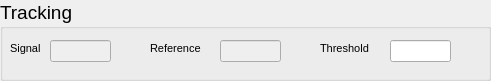
   <widget class="QGroupBox" name="groupBox_3">
    <property name="geometry">
     <rect>
      <x>10</x>
      <y>510</y>
      <width>491</width>
      <height>81</height>
     </rect>
    </property>
    <property name="font">
     <font>
      <pointsize>14</pointsize>
     </font>
    </property>
    <property name="title">
     <string>Tracking</string>
    </property>
    <widget class="QWidget" name="trackingMPL" native="true">
     <property name="geometry">
      <rect>
       <x>510</x>
       <y>80</y>
       <width>41</width>
       <height>31</height>
      </rect>
     </property>
    </widget>
    <widget class="QLineEdit" name="lineEditSig">
     <property name="enabled">
      <bool>false</bool>
     </property>
     <property name="geometry">
      <rect>
       <x>50</x>
       <y>40</y>
       <width>61</width>
       <height>22</height>
      </rect>
     </property>
     <property name="font">
      <font>
       <pointsize>8</pointsize>
      </font>
     </property>
    </widget>
    <widget class="QLineEdit" name="lineEditRef">
     <property name="enabled">
      <bool>false</bool>
     </property>
     <property name="geometry">
      <rect>
       <x>220</x>
       <y>40</y>
       <width>61</width>
       <height>22</height>
      </rect>
     </property>
     <property name="font">
      <font>
       <pointsize>8</pointsize>
      </font>
     </property>
    </widget>
    <widget class="QLineEdit" name="lineEditThreshold">
     <property name="geometry">
      <rect>
       <x>390</x>
       <y>40</y>
       <width>61</width>
       <height>22</height>
      </rect>
     </property>
     <property name="font">
      <font>
       <pointsize>8</pointsize>
      </font>
     </property>
    </widget>
    <widget class="QLabel" name="label_3">
     <property name="geometry">
      <rect>
       <x>10</x>
       <y>40</y>
       <width>53</width>
       <height>16</height>
      </rect>
     </property>
     <property name="font">
      <font>
       <pointsize>8</pointsize>
      </font>
     </property>
     <property name="text">
      <string>Signal</string>
     </property>
    </widget>
    <widget class="QLabel" name="label_4">
     <property name="geometry">
      <rect>
       <x>150</x>
       <y>40</y>
       <width>71</width>
       <height>16</height>
      </rect>
     </property>
     <property name="font">
      <font>
       <pointsize>8</pointsize>
      </font>
     </property>
     <property name="text">
      <string>Reference</string>
     </property>
    </widget>
    <widget class="QLabel" name="label_9">
     <property name="geometry">
      <rect>
       <x>320</x>
       <y>40</y>
       <width>71</width>
       <height>16</height>
      </rect>
     </property>
     <property name="font">
      <font>
       <pointsize>8</pointsize>
      </font>
     </property>
     <property name="text">
      <string>Threshold</string>
     </property>
    </widget>
   </widget>
